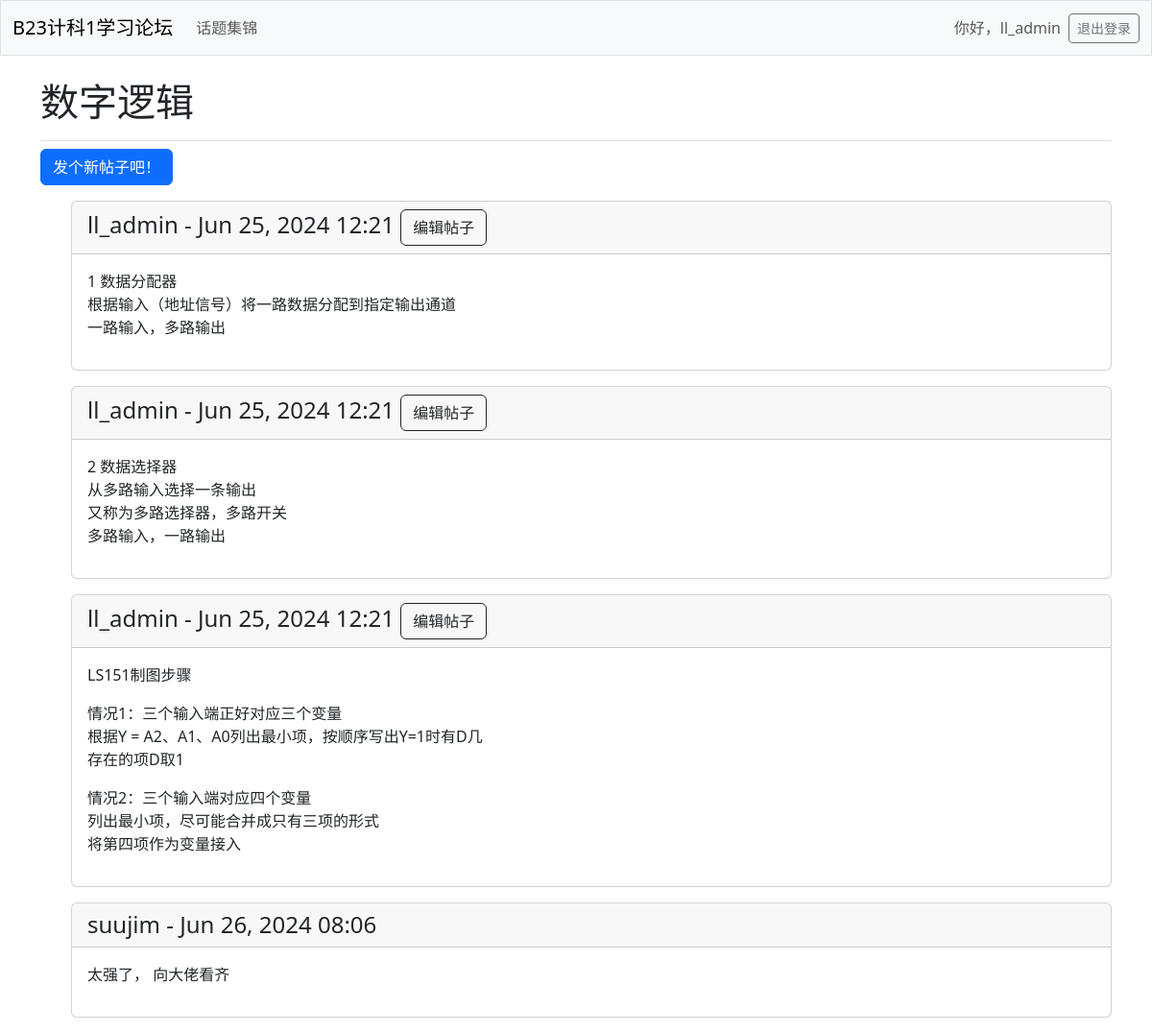
Screenshot of /topics/5/ (signed in) with the database file from the repository.
### learning_logs/models.py (models this page shows, shortened)
class Topic(models.Model): # Model是Django基本类
    text = models.CharField(max_length=200)
    date_added = models.DateTimeField(auto_now_add=True)
    owner = models.ForeignKey(User, on_delete=models.CASCADE)

class Entry(models.Model):
    topic = models.ForeignKey(Topic, on_delete=models.CASCADE)
    text = models.TextField()
    date_added = models.DateTimeField(auto_now_add=True)
    owner = models.ForeignKey(User, on_delete=models.CASCADE)
    class Meta: # 用于管理额外信息
        verbose_name_plural = 'entries' # 表示多个条目，默认会是Entry，不符合英语语法

### learning_logs/views.py (the view)
# urls.py: path('topics/<int:topic_id>/', views.topic, name='topic'),
@login_required
def topic(request, topic_id):
    topic = Topic.objects.get(id=topic_id) # 获取指定id的topic
    entries = topic.entry_set.order_by('date_added') # 先展示新entry
    context = {'topic': topic, 'entries': entries}
    return render(request, 'learning_logs/topic.html', context)

### learning_logs/templates/learning_logs/topic.html
{% extends 'learning_logs/base.html' %}
{% block page_header %}
  <h1>{{ topic.text }}</h1>
{% endblock page_header %}
{% block content %}
  <p>
    <a class="btn btn-primary" href="{% url 'learning_logs:new_entry' topic.id %}">
      发个新帖子吧！
    </a>
  </p>
  <ul>
    {% for entry in entries %}
      <div class="card mb-3">
        <h4 class="card-header">
          {{ entry.owner }} -
          {{ entry.date_added|date:'M d, Y H:i' }}
          {% if user == entry.owner %}
          <small>
            <a class="btn btn-outline-dark" href="{% url 'learning_logs:edit_entry' entry.id %}">
              编辑帖子
            </a>
          </small>
          {% endif %}
        </h4>
        <div class="card-body">
          {{ entry.text|linebreaks }}
        </div>
      </div>
    {% empty %}
      <p>还没有人聊这个话题喔</p>
    {% endfor %}
{% endblock content %}

### learning_logs/templates/learning_logs/base.html (shortened to what this page needs)
<!doctype html>
<html lang="zh">
  <head>
    {% load django_bootstrap5 %}
    {% bootstrap_css %}
  </head>
  <body>
    <nav class="navbar navbar-expand-md navbar-light bg-light mb-4 border">
      <div class="container-fluid">
        <a class="navbar-brand" href="{% url 'learning_logs:index' %}">
          B23计科1学习论坛
        </a>
        <div class="collapse navbar-collapse" id="navbarCollapse">
          <ul class="navbar-nav me-auto mb-2 mb-md-0">
             <li class="nav-item">
                <a class="nav-link" href="{% url 'learning_logs:topics' %}">
                  话题集锦
                </a>
              </li>
          </ul>
          <ul class="navbar-nav ms-auto mb-2 mb-md-0">
            {% if user.is_authenticated %}
              <li class="nav-item">
                <span class="navbar-text me-2">
                  你好，{{ user.username }}
                </span>
              </li>
            {% endif %}
          </ul>
          {% if user.is_authenticated %}
            <form action="{% url 'accounts:logout' %}" method="post">
              <button name="submit" class="btn btn-outline-secondary btn-sm">
                退出登录
              </button>
            </form>
          {% endif %}
        </div>
      </div>
    </nav>
    <main class="container">
      <div class="pb-2 mb-2 border-bottom">
        {% block page_header %}{% endblock page_header %}
      </div>
      <div>
        {% block content %}{% endblock content %}
      </div>
    </main>
  </body>
</html>

### rows the page displays
Topic: text "数字逻辑"
Entry: owner "ll_admin", date_added "Jun 25, 2024 12:21", shows "编辑帖子", text "1 数据分配器 根据输入（地址信号）将一路数据分配到指定输出通道 一路输入，多路输出"
Entry: owner "ll_admin", date_added "Jun 25, 2024 12:21", shows "编辑帖子", text "2 数据选择器 从多路输入选择一条输出 又称为多路选择器，多路开关 多路输入，一路输出"
Entry: owner "ll_admin", date_added "Jun 25, 2024 12:21", shows "编辑帖子", text "LS151制图步骤 情况1：三个输入端正好对应三个变量 根据Y = A2、A1、A0列出最小项，按顺序写出Y=1时有D几 存在的项D取1 情况2：三个输入端对应四个变量 列出最小项，尽可能合并成只有三项的形式 将第四项作为变量接入"
Entry: owner "suujim", date_added "Jun 26, 2024 08:06", text "太强了， 向大佬看齐"

### other values shown
{{ user.username }} "ll_admin"
